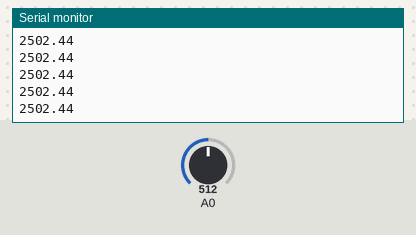
The sketch below on a simulated Arduino Uno, built with avr-gcc and run on an emulated ATmega328P. Shown: the last lines printed to the serial monitor. The test bench sets the inputs (shaded band); at power-on: A0 = 512.

Above: at 1.2 s.
1.3 s: A0 set to 716
At 1.33 s:
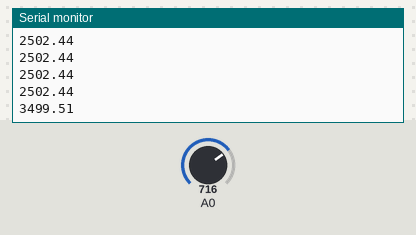
2.8 s: A0 set to 900
At 2.8 s:
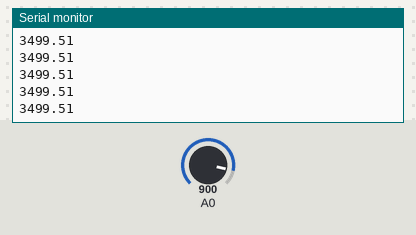
Timing chart, 0 to 5.8 s (numbered marks = the images above; inputs shaded):
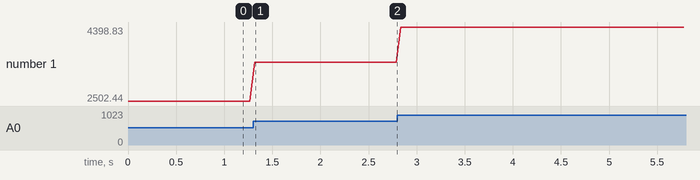

Measured:
- after the input at 1.3 s, the serial monitor: prints a new line at once (image 1)
- plotted number 1: 2502.44 → 3499.51 after the input at 1.3 s, 3499.51 → 4398.83 after the input at 2.8 s

The sketch:

BasicTest.ino
```cpp
#include <Arduino.h>

void setup()
{
  Serial.begin(9600);
}

void loop()
{
  float sensorValue = analogRead(A0);
  float millivolt = (sensorValue/1023)*5;

//   Serial.print("Sensor Value: ");
//   Serial.println(sensorValue);

//   Serial.print("Voltage: ");
  Serial.print(millivolt*1000);
  Serial.print("\n");
//   Serial.println(" mV");
//   Serial.println("");
  delay(50);
}
```
